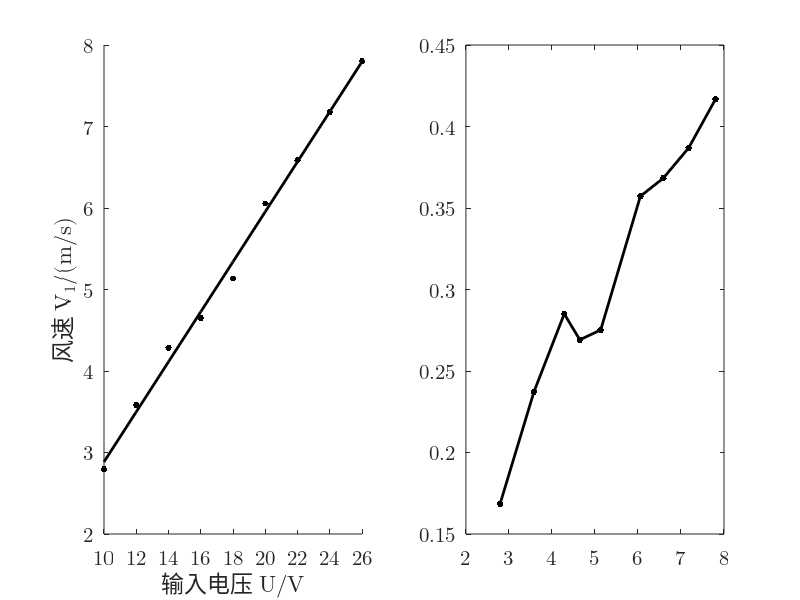

The MATLAB source for this figure:
u =(10:2:26);
i =[0.065 0.081 0.099 0.117 0.137 0.156 0.177 0.200 0.220];
v1=[2.795 3.582 4.286 4.648 5.133 6.056 6.587 7.180 7.803];
r=0.5*103.84*10^(-3);
s=pi*r*r;
rho=1.185;
p0=u.*i
p1=0.5.*rho.*s.*(v1.^3)
ita=p1./p0

subplot(1, 2, 1);
uv=scatter(u, v1, 200, 'k', '.');
hold on;
set(gca, 'FontName', 'Latin Modern Math', 'FontSize', 15);
xlabel('\fontname{Songti SC}输入电压 \fontname{Latin Modern Math}U/V');
ylabel('\fontname{Songti SC}风速 \fontname{Latin Modern Math}V_1/(m/s)');
xlim([10, 26])
xticks(u)

M=[u' ones(9,1)];
k=M\(v1');
v1pre=(M*k)';

plot(u, v1pre, '-k', 'LineWidth', 2);

subplot(1, 2, 2);
plot(v1, ita, '.-k', 'LineWidth', 2, 'MarkerSize', 15);
set(gca, 'FontName', 'Latin Modern Math', 'FontSize', 15);
